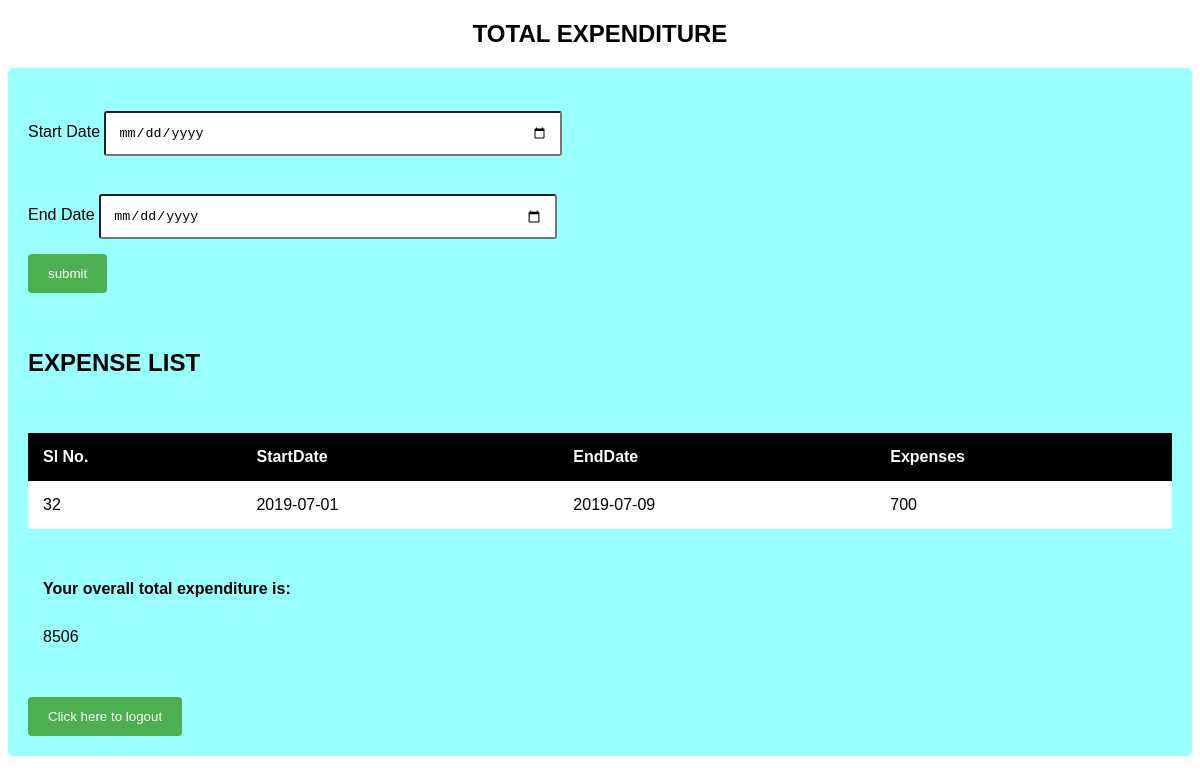
/final, run on the app's committed database.
### tables this page shows
CREATE TABLE RANG(ID INTEGER PRIMARY KEY,
	                                                                 STARTDATE STRING,
							                 ENDDATE STRING,
							                 FOREIGN KEY(STARTDATE) REFERENCES EXPENDITURE(ID),
							                 FOREIGN KEY(ENDDATE) REFERENCES EXPENDITURE(ID)
							                 );

### temp.py (the view)
@temp.route("/final")
def InRangeView():
        return render_template("final.html", range_amnts=db.amnt_range(),total_amnts=db.total_expenses())

### expenditure.py (called while the page is built)
def get_connection(database):
	try:
		conn = sqlite3.connect(database)
	except Exception as e:
		print(e)
		conn = None
	return conn

def amnt_range():
	query = "SELECT RANG.ID,RANG.STARTDATE AS STARTDATE,RANG.ENDDATE AS ENDDATE,sum(AMOUNT) FROM EXPENDITURE,RANG WHERE EXPENDITURE.DATE BETWEEN STARTDATE AND ENDDATE group by RANG.ID order by RANG.ID desc limit 1"
	conn = get_connection("expense.db")
	if conn is not None:
		try:
			range_amnts = conn.execute(query).fetchall()
			print(range_amnts)
		except Exception as e:
			print(e)
			range_amnts=[]
		finally:
			conn.close()
	return range_amnts

def total_expenses():
        query = "SELECT sum(amount) FROM EXPENDITURE"
        conn = get_connection("expense.db")
        if conn is not None:
            try:
                       total_amnts = conn.execute(query).fetchone()[0]
            except Exception as e:
                        print(e)
                        total_amnts=[]
            finally:
                        conn.close()
            return total_amnts

### templates/final.html (shortened to what this page needs)
<!DOCTYPE html>
<html>
<head>
</head>
<body>
<center><h2><b>TOTAL EXPENDITURE</b></h2></center>
<div class="container">
   <form action="/add_range" method="post">
    <br>
    <label for="startdate">Start Date</label>
    <input type="date" id="startdate" name="startdate" placeholder="DD-MM-YYYY " required pattern="[0-9]{2}-[0-9]{2}-[0-9]{4}" title="Enter a date in this format DD-MM-YYYY">
    <br>
    <br>
    <label for="enddate">End Date</label>
    <input type="date" id="enddate" name="enddate" placeholder="DD-MM-YYYY " required pattern="[0-9]{2}-[0-9]{2}-[0-9]{4}" title="Enter a date in this format DD-MM-YYYY">
    <br>
    <input type="submit" value="submit">
    </form>
<br>
<br>
<head>
</head>
<body>
<h2>EXPENSE LIST</h2>
<br>
<br>
<table id="t01">
	<thead>
  <tr>
  	<th>Sl No.</th>
    <th>StartDate</th>
    <th>EndDate</th>
    <th>Expenses</th>
  </tr>
  </thead>
 <tbody>
            {%for range_amnt in range_amnts %}
            <tr>
                <td>{{range_amnt[0]}}</td>
                <td>{{range_amnt[1]}}</td>
                <td>{{range_amnt[2]}}</td>
                <td>{{range_amnt[3]}}</td>
            </tr>
            {% endfor %}
        </tbody>
</table>
<br>
<br>
<table>
	<thead>
  <tr>
    <th>Your overall total expenditure is:</th>
  </tr>
  </thead>
  <tbody>
            <tr>
                <td>{{total_amnts}}</td>
            </tr>
        </tbody>
</table>
<br>
<br>
<h><a href="/"><input type=submit value="Click here to logout" autofocus size="100"></a></h>
</div>
</body>
</html>

### templates/final.html (style rules this page uses)
body { font-family: Arial, Helvetica, sans-serif; }
* { box-sizing: border-box; }
input[type=date], select, textarea { width: 40%; padding: 12px; border: 1px solid #green; border-radius: 3px; box-sizing: border-box; margin-top: 5px; margin-bottom: 15px; resize: vertical; }
input[type=submit] { background-color: #4CAF50; color: white; padding: 12px 20px; border: none; border-radius: 4px; cursor: pointer; }
.container { border-radius: 5px; background-color: #99FFFF; padding: 20px; }
table { width:100%; }
table, th, td { border: 1px blue; border-collapse: collapse; }
th, td { padding: 15px; text-align: left; }
table#t01 tr:nth-child(odd) { background-color: #fff; }
table#t01 th { background-color: black; color: white; }

### data on the page
RANG: ID "32", STARTDATE "2019-07-01", ENDDATE "2019-07-09", range_amnt "700"

### other printed values
{{ total_amnts }} "8506"
